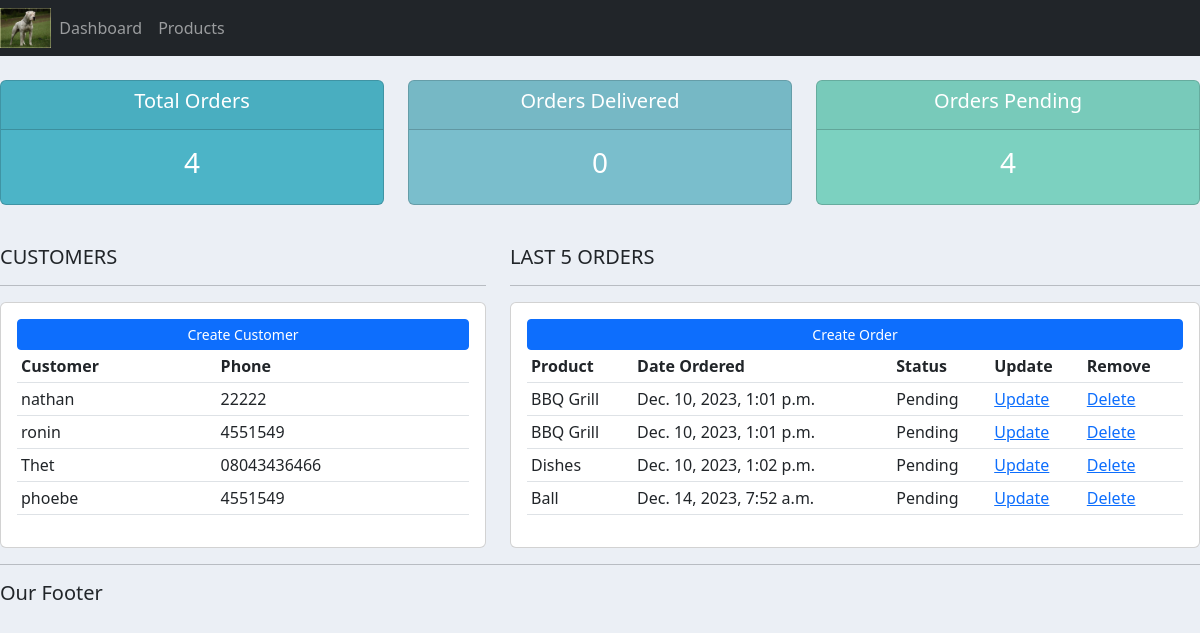
The page / on the database its author committed.
### accounts/models.py (models this page shows, shortened)
class Customer(models.Model):
    name = models.CharField(max_length=50, null=True) #null=True essentially makes it OK to not set a default value
    phone = models.CharField(max_length=30, null=True)
    email = models.CharField(max_length=50, null=True)
    date_created = models.DateTimeField(auto_now_add=True)

class Order(models.Model):
    STATUS = (
                ('Pending', 'Pending'),
                ('Out for delivery', 'Out for delivery'),
                ('Delivered', 'Delivered')
    )
    customer = models.ForeignKey(Customer, null=True, on_delete=models.SET_NULL)
    product = models.ForeignKey(Product, null=True, on_delete=models.SET_NULL)
    date_created = models.DateTimeField(auto_now_add=True)
    status = models.CharField(max_length=50, null=True, choices=STATUS)

class Product(models.Model):
    CATEGORY = (
                    ('Indoor', 'Indoor'),
                    ('Outdoor', 'Outdoor'),
    )
    name = models.CharField(max_length=50, null=True)
    price = models.FloatField(null=True)
    category = models.CharField(max_length=200, null=True, choices=CATEGORY)
    description = models.CharField(max_length=200, null=True, blank=True)
    date_created = models.DateTimeField(auto_now_add=True)
    tags = models.ManyToManyField(Tag)
    def __str__(self):
        return self.name

### accounts/views.py (the view)
# urls.py: path('', views.home, name='dashboard'),
def home(request):
    orders = Order.objects.all()
    customers = Customer.objects.all()
    total_customers = customers.count()
    total_orders = orders.count()
    delivered = orders.filter(status = "Delivered").count()
    pending = orders.filter(status = "Pending").count()
    context = {'orders' : orders,
               'customers' : customers,
               'total_orders' : total_orders,
               'delivered' : delivered,
               'pending' : pending,
               }
    return render(request, 'accounts/dashboard.html', context)

### accounts/templates/accounts/dashboard.html
{% extends 'accounts/main.html' %}
{% block content %}
{% include 'accounts/status.html' %}
<br>
<div class="row">
    <div class="col-md-5">
        <h5>CUSTOMERS</h5>
        <hr>
        <div class="card card-body">
            <a class="btn btn-primary  btn-sm btn-block" href="">Create Customer</a>
                <table class="table table-sm">
                    <tr>
                        <th>Customer</th>
                        <th>Phone</th>
                    </tr>
                    {% for customer in customers %}
                    <tr>
                     <td>{{ customer.name }}</td>
                     <td>{{ customer.phone }}</td>
                    </tr>
                     {% endfor %}
                </table>
        </div>
    </div>
    <div class="col-md-7">
        <h5>LAST 5 ORDERS</h5>
        <hr>
        <div class="card card-body">
            <a class="btn btn-primary  btn-sm btn-block" href="">Create Order</a>
            <table class="table table-sm">
                <tr>
                    <th>Product</th>
                    <th>Date Ordered</th>
                    <th>Status</th>
                    <th>Update</th>
                    <th>Remove</th>
                </tr>
                {% for order in orders %}
               <tr>
                <td>{{ order.product }}</td>
                <td>{{ order.date_created }}</td>
                <td>{{ order.status }}</td>
                <td><a href=" ">Update</a></td>
                <td><a href=" ">Delete</a></td>
                {% endfor %}
               </tr>
            </table>
        </div>
    </div>
</div>
{% endblock %}

### accounts/templates/accounts/main.html (shortened to what this page needs)
{% load static %}
<!DOCTYPE html>
<html>
    <head>
        <link rel="stylesheet" href="https://cdn.jsdelivr.net/npm/bootstrap@5.2.3/dist/css/bootstrap.min.css">
        <link rel="stylesheet" type="text/css" href="{% static '/css/main.css' %}">
    </head>
    <body>
       {% include 'accounts/navbar.html' %}
        {% block content %}
        {% endblock %}
        <hr>
        <h5>Our Footer</h5>
    </body>
</html>

### accounts/templates/accounts/navbar.html (shortened to what this page needs)
{% load static %}
<nav class="navbar navbar-expand-lg navbar-dark bg-dark">
   <img src="{% static '/images/perfAB.jpeg' %}" height="40">
    <div class="collapse navbar-collapse" id="navbarNav">
      <ul class="navbar-nav">
        <li class="nav-item active">
          <a class="nav-link" href="{% url 'dashboard' %}">Dashboard</a>
        </li>
        <li class="nav-item">
          <a class="nav-link" href="{% url 'products' %}">Products</a>
        </li>
      </ul>
    </div>
  </nav>

### accounts/templates/accounts/status.html
<br>
<div class="row">
	<div class="col">
		<div class="col-md">
			<div class="card text-center text-white  mb-3" id="total-orders">
			  	<div class="card-header">
			  		<h5 class="card-title">Total Orders</h5>
			  	</div>
			  	<div class="card-body">
			    	<h3 class="card-title">{{total_orders}}</h3>
			  	</div>
			</div>
		</div>
	</div>
	<div class="col">
		<div class="col-md">
			<div class="card text-center text-white  mb-3" id="orders-delivered">
			  	<div class="card-header">
			  		<h5 class="card-title">Orders Delivered</h5>
			  	</div>
			  	<div class="card-body">
			    	<h3 class="card-title">{{delivered}}</h3>
			  	</div>
			</div>
		</div>
	</div>
	<div class="col">
		<div class="col-md">
			<div class="card text-center text-white  mb-3" id="orders-pending">
			  	<div class="card-header">
			  		<h5 class="card-title">Orders Pending</h5>
			  	</div>
			  	<div class="card-body">
			    	<h3 class="card-title">{{pending}}</h3>
			  	</div>
			</div>
		</div>
	</div>
</div>

### static/css/main.css (style rules this page uses)
body { background-color: #ebeff5; }
#total-orders { background-color: #4cb4c7; }
#orders-delivered { background-color: #7abecc; }
#orders-pending { background-color: #7CD1C0; }

### rows shown on the page
Customer: name "nathan", phone "22222"
Customer: name "ronin", phone "4551549"
Customer: name "Thet", phone "08043436466"
Customer: name "phoebe", phone "4551549"
Order: product "BBQ Grill", date_created "Dec. 10, 2023, 1:01 p.m.", status "Pending"
Order: product "BBQ Grill", date_created "Dec. 10, 2023, 1:01 p.m.", status "Pending"
Order: product "Dishes", date_created "Dec. 10, 2023, 1:02 p.m.", status "Pending"
Order: product "Ball", date_created "Dec. 14, 2023, 7:52 a.m.", status "Pending"

### other values the page prints
{{ total_orders }} "4"
{{ delivered }} "0"
{{ pending }} "4"
